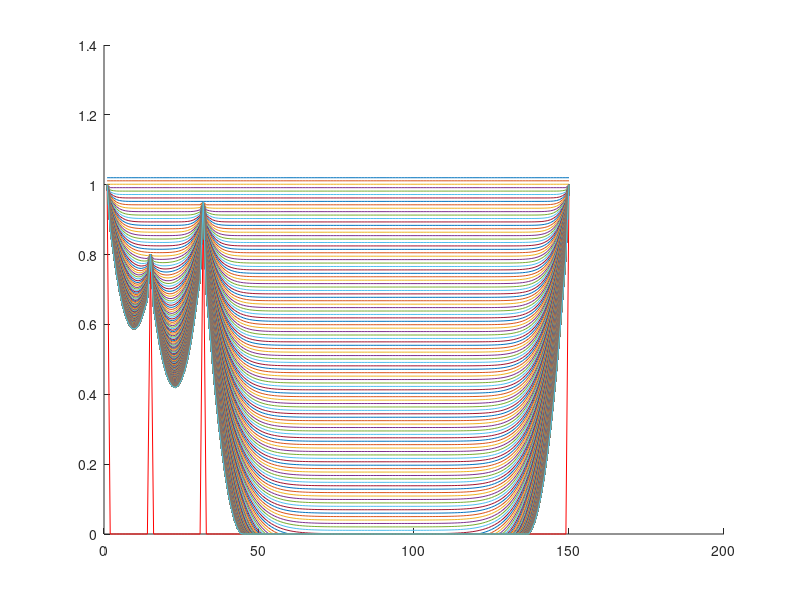
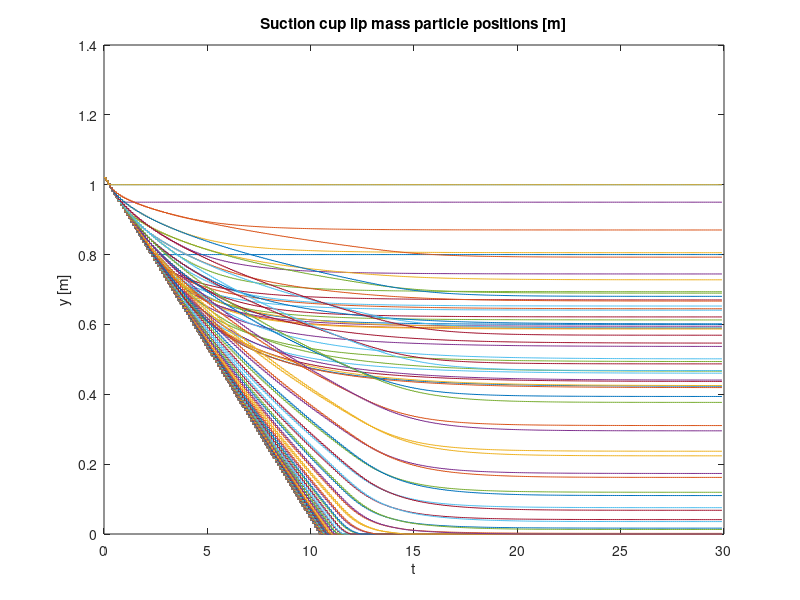

The MATLAB source for these figures, in order:
%
%   particle_spring_system_002.m
%
%   Martin Krucinski
%
%   2019-04-18  v001    Inital version of discrete-time particle - spring
%   system
%   Start with example of 4 masses
%
%   2019-04-23  v002    2nd version with auto-generation of A-matrix for
%                       systems with arbitrary sizes

Nlip        = 150%100;      % number of points along the lip
Ts          = 0.1;
t_final     = 30;          % simulation end time
Nt          = round(t_final / Ts);           % number of time-points

g           = 9.81;


m           = zeros(Nlip,1);
k           = zeros(Nlip,1);
kv          = zeros(Nlip,1);


for i = 1:Nlip,
    m(i)        = 1;
    k(i)        = 1000;%0;%10;
    kv(i)       = 100;%0.1; %**10
end



%   States are [ ... y_i-1   v_i-1   y_i   v_i   y_i+1   v_i+1 ...]

%   For Nm = 4 (number of masses) this is
%   x = [ y1  v1  y2  v2  y3  v3  y4  v4  ]

N           = Nlip * 2;

x0          = -5/4 * 2 * repmat([1 0], Nlip, 1);

A8(1,:)      = [ 0 1 0 0 0 0 0 0];
A8(3,:)      = [ 0 0 0 1 0 0 0 0];
A8(5,:)      = [ 0 0 0 0 0 1 0 0];
A8(7,:)      = [ 0 0 0 0 0 0 0 1];

A8(2,:)      = [ -k(1)/m(1)  -kv(1)/m(1)     +k(1)/m(1)          0           0                   0           0                   0 ];
A8(4,:)      = [ +k(1)/m(2)  0               (-k(2)-k(1))/m(2)   -kv(2)/m(2) +k(2)/m(2)          0           0                   0 ];
A8(6,:)      = [ 0           0               +k(2)/m(3)          0           (-k(3)-k(2))/m(3)   -kv(3)/m(3) +k(3)/m(3)          0 ];
%A8(8,:)      = [ 0           0               0                   0           +k(3)/m(4)          0           (-k(4)-k(3))/m(4)   -kv(4)/m(4)];
A8(8,:)      = [ 0           0               0                   0           +k(3)/m(4)          0           (-k(3))/m(4)   -kv(4)/m(4)];

A               = zeros(N,N);

for i = 1:Nlip,
    
    ix      = 1 + (i-1)*2;
%    ic      = (ix-1);
    %   odd ix
    A(ix,ix:(ix+1))  = [  0 1 ];
    A(ix+1,ix+1)    = -kv(i) / m(i);
    %   even ix
    if ix==1,
        A(ix+1,1)   = -k(1)/m(1);
        A(ix+1,3)   = +k(1)/m(1);
    elseif ix==(N-1),
        A(ix+1, ix-2)   = +k(i-1)/m(i);
        A(ix+1, ix)     = (-k(i-1))/m(i);
    else % ix == >1 && ix < (N-1)
        A(ix+1, ix-2)   = +k(i-1)/m(i);
        A(ix+1, ix)     = (-k(i)-k(i-1))/m(i);
        A(ix+1, ix+2)   = +k(i)/m(i);
        
    end
    
end



%   Input Matrix, driving acceleration is -g

%B           = [ 0 1 0 1 0 1 0 1]' * -g;
B          = -g * repmat([0 ; 1], Nlip, 1);

%   Output matrix

%C           = eye(N);
% C           = [     1 0 0 0  0 0 0 0 ; ...
%     0 0 1 0  0 0 0 0 ; ...
%     0 0 0 0  1 0 0 0 ; ...
%     0 0 0 0  0 0 1 0 ];

C   = zeros(Nlip, N);

for i = 1:Nlip,
    
    ix      = 1 + (i-1)*2;
    C(i,ix)     = 1;
end


%   Direct feed-through matrix

%D           = zeros(N,1);
D           = zeros(Nlip,1);

sysC        = ss(A, B, C, D);
sysC.InputName  = 'g Enable';

%sysC.StateName = { 'y1', 'v1', 'y2', 'v2', 'y3', 'v3', 'y4', 'v4' };

%sysC.OutputName = sysC.StateName;
%sysC.OutputName = { 'y1', 'y2', 'y3', 'y4' };


sysD        = c2d(sysC, Ts);

%   Define object the lip will land on


%obj       = [2 1 1.4 1.3]';
%obj       = [10 0 0 10]';
obj         = [1 ; zeros(Nlip-2,1) ; 1];
obj(15) = 0.8
obj(32) = 0.95

objmax    = max(obj);
lip0    = objmax * 1.02; %***1.1;
%x0      = [lip0 0 lip0 0 lip0 0 lip0 0]';
x0      = lip0 * repmat([1 ; 0], Nlip, 1);

x       = x0;
figure
hold on
plot(obj, 'r');
all_y   = [];

all_t = Ts*(0:(Nt-1))';

disp('Starting simulation...')

for t=1:Nt,
    disp(all_t(t))
    y       = sysD.C * x;
    plot(y)
%    xprev   = x;
    xnext   = sysD.A * x + sysD.B * 1;
    ynext   = sysD.C * xnext;
    for i=1:Nlip,
        ix      = 1 + (i-1)*2;
        if xnext(ix) < obj(i),
            xnext(ix) = obj(i);         % constraint mass particle position to top of object
            xnext(ix+1)     = 0;        % set mass particle velocity to zero
        end
    end

    x = xnext;
    
    all_y(:,t) = y;
    
 %   pause
end

    
figure
stairs(all_t, all_y')
xlabel('t')
ylabel('y [m]')
title('Suction cup lip mass particle positions [m]')


    